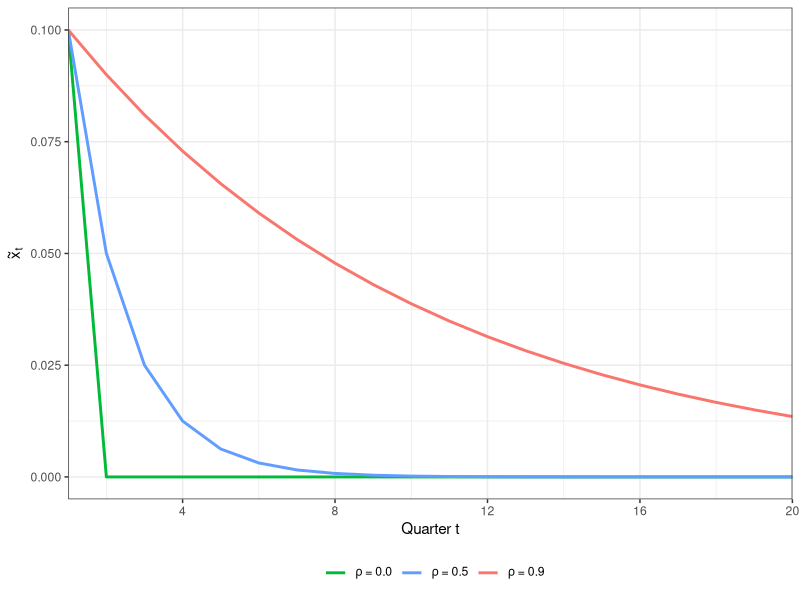
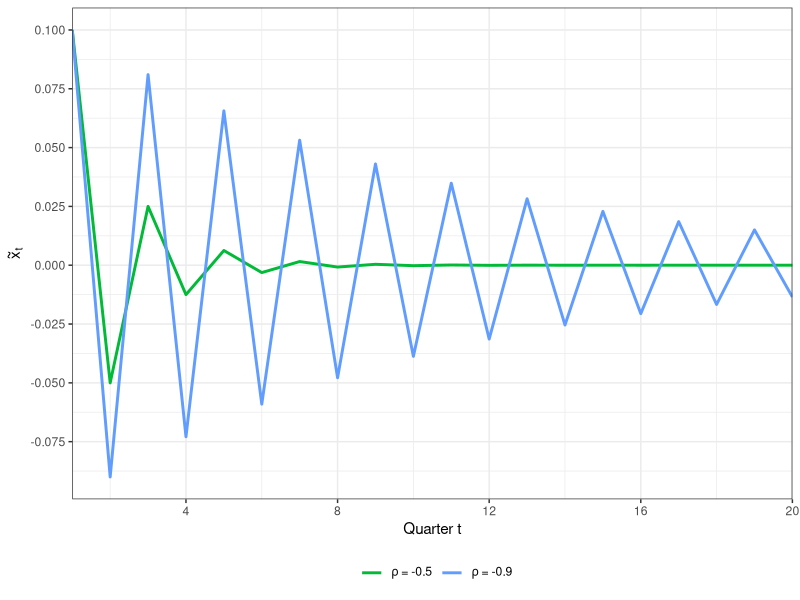
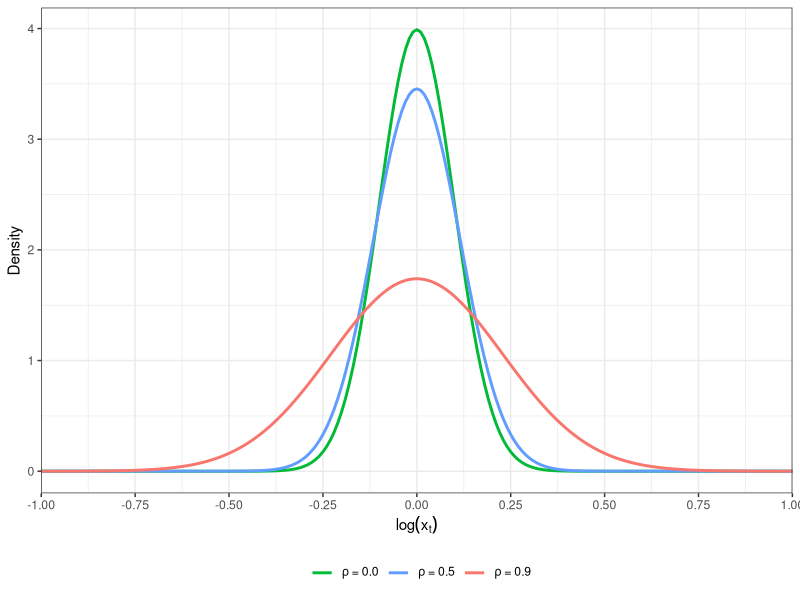
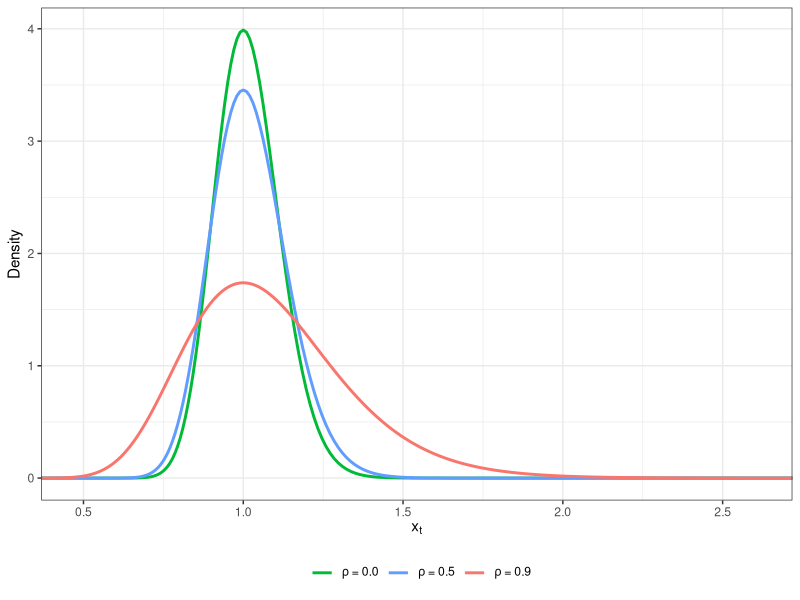
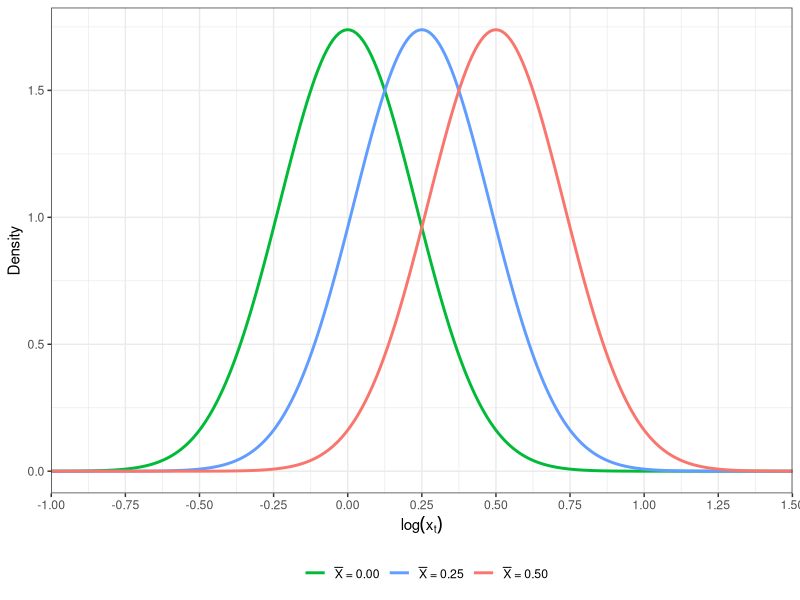
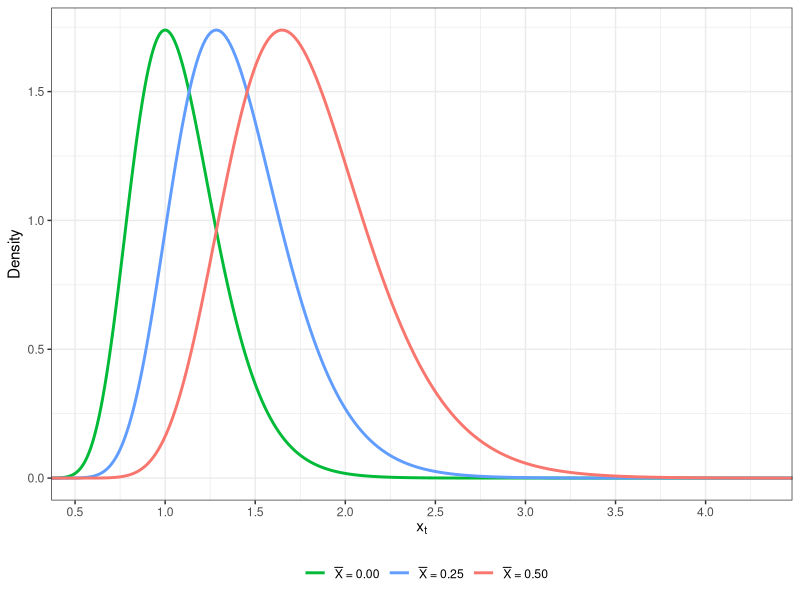

Here is the R script that generated these plots, in order:
## ---- chunk 1
rm(list = ls())
library(reshape2)
library(base)
library(ggplot2)
library(grid)
library(scales)
library(stringr)
library(tidyverse)

# should graphs be exported to pdf
export_pdf <- FALSE

# define some colors
mygreen <- "#00BA38"
myblue  <- "#619CFF"
myred   <- "#F8766D"
  
# standard deviation of epsilon
sd_eps = 0.1
## ---- chunk 2
# generate sequence of 20 quarters
x <- seq(1, 20, 1)
dat <- data.frame(quarter=x)

# iterate over different values
i <- 1
for(rho in c(-0.9, -0.5, 0, 0.5, 0.9)) {
  dat[paste("rho", i, sep="")] <- sd_eps*rho^c(0:(length(x)-1))
  i <- i+1
}
## ---- chunk 3
# create plot for positive rhos
myplot <- ggplot(data = dat) + 
  geom_line(aes(x=quarter, y=rho3, color="l1"), linewidth=1) +
  geom_line(aes(x=quarter, y=rho4, color="l2"), linewidth=1) +
  geom_line(aes(x=quarter, y=rho5, color="l3"), linewidth=1) +
  scale_x_continuous(breaks=seq(0, 20, 4), expand=c(0, 0)) +  
  scale_y_continuous(breaks=seq(0, 0.1, 0.025)) +  
  labs(x = "Quarter t",
       y = expression(tilde(x)[t])) +
  scale_color_manual(breaks = c("l1", "l2", "l3"),
                     labels = c(expression(paste(rho," = 0.0")), expression(paste(rho," = 0.5")), expression(paste(rho," = 0.9"))),
                     values = c(mygreen, myblue, myred), name='') +
  theme_bw() + 
  theme(legend.position="bottom")

# print the plot
print(myplot)
## ---- chunk 4
# create plot for negative rhos
myplot <- ggplot(data = dat) + 
  geom_line(aes(x=quarter, y=rho2, color="l1"), linewidth=1) +
  geom_line(aes(x=quarter, y=rho1, color="l2"), linewidth=1) +
  scale_x_continuous(breaks=seq(0, 20, 4), expand=c(0, 0)) +  
  scale_y_continuous(breaks=seq(-0.1, 0.1, 0.025)) +  
  labs(x = "Quarter t",
       y = expression(tilde(x)[t])) +
  scale_color_manual(breaks = c("l1", "l2"),
                     labels = c(expression(paste(rho," = -0.5")), expression(paste(rho," = -0.9"))),
                     values = c(mygreen, myblue), name='') +
  theme_bw() + 
  theme(legend.position="bottom")

# print the plot
print(myplot)
## ---- chunk 5
x = seq(-1, 1, 0.01)
dat <- data.frame(x)

# iterate over different values
i <- 1
for(rho in c(0, 0.5, 0.9)) {
  dat[paste("rho", i, sep="")] <- dnorm(x, mean=0, sd=sd_eps/sqrt(1-rho^2))
  i <- i+1
}

# create plot for different values of rho
myplot <- ggplot(data = dat) + 
  geom_line(aes(x=x, y=rho1, color="l1"), linewidth=1) +
  geom_line(aes(x=x, y=rho2, color="l2"), linewidth=1) +
  geom_line(aes(x=x, y=rho3, color="l3"), linewidth=1) +
  scale_x_continuous(breaks=seq(-1, 1, 0.25), expand=c(0, 0)) +  
  labs(x = expression(log(x[t])),
       y = "Density") +
  scale_color_manual(breaks = c("l1", "l2", "l3"),
                     labels = c(expression(paste(rho," = 0.0")), expression(paste(rho," = 0.5")), expression(paste(rho," = 0.9"))),
                     values = c(mygreen, myblue, myred), name='') +
  theme_bw() + 
  theme(legend.position="bottom")

# print the plot
print(myplot)
## ---- chunk 6
# create plot for different values of rho
myplot <- ggplot(data = dat) + 
  geom_line(aes(x=exp(x), y=rho1, color="l1"), linewidth=1) +
  geom_line(aes(x=exp(x), y=rho2, color="l2"), linewidth=1) +
  geom_line(aes(x=exp(x), y=rho3, color="l3"), linewidth=1) +
  scale_x_continuous(breaks=seq(0, 3, 0.5), expand=c(0, 0)) +  
  labs(x = expression(x[t]),
       y = "Density") +
  scale_color_manual(breaks = c("l1", "l2", "l3"),
                     labels = c(expression(paste(rho," = 0.0")), expression(paste(rho," = 0.5")), expression(paste(rho," = 0.9"))),
                     values = c(mygreen, myblue, myred), name='') +
  theme_bw() + 
  theme(legend.position="bottom")

# print the plot
print(myplot)
## ---- chunk 7
rho = 0.9
x = seq(-1, 1.5, 0.01)
dat <- data.frame(x)

# iterate over different values
i <- 1
for(X_bar in c(0, 0.25, 0.5)) {
  y <- c(0:(length(x)-1))
  dat[paste("rho", i, sep="")] <- dnorm(x, mean=X_bar, sd=sd_eps/sqrt(1-rho^2))
  i <- i+1
}

# create plot for different values of rho
myplot <- ggplot(data = dat) + 
  geom_line(aes(x=x, y=rho1, color="l1"), linewidth=1) +
  geom_line(aes(x=x, y=rho2, color="l2"), linewidth=1) +
  geom_line(aes(x=x, y=rho3, color="l3"), linewidth=1) +
  scale_x_continuous(breaks=seq(-1, 1.5, 0.25), expand=c(0, 0)) +  
  labs(x = expression(log(x[t])),
       y = "Density") +
  scale_color_manual(breaks = c("l1", "l2", "l3"),
                     labels = c(expression(paste(bar(X)," = 0.00")), expression(paste(bar(X)," = 0.25")), expression(paste(bar(X)," = 0.50"))),
                     values = c(mygreen, myblue, myred), name='') +
  theme_bw() + 
  theme(legend.position="bottom")

# print the plot
print(myplot)
## ---- chunk 8
# create plot for different values of rho
myplot <- ggplot(data = dat) + 
  geom_line(aes(x=exp(x), y=rho1, color="l1"), linewidth=1) +
  geom_line(aes(x=exp(x), y=rho2, color="l2"), linewidth=1) +
  geom_line(aes(x=exp(x), y=rho3, color="l3"), linewidth=1) +
  scale_x_continuous(breaks=seq(0, 4.5, 0.5), expand=c(0, 0)) +  
  
  labs(x = expression(x[t]),
       y = "Density") +
  scale_color_manual(breaks = c("l1", "l2", "l3"),
                     labels = c(expression(paste(bar(X)," = 0.00")), expression(paste(bar(X)," = 0.25")), expression(paste(bar(X)," = 0.50"))),
                     values = c(mygreen, myblue, myred), name='') +
  theme_bw() + 
  theme(legend.position="bottom")

# print the plot
print(myplot)
